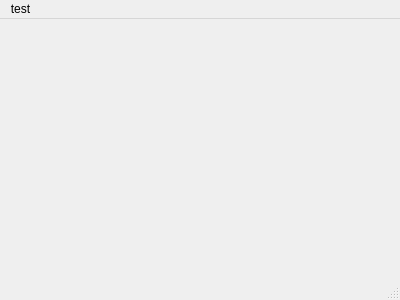
<?xml version="1.0" encoding="UTF-8"?>
<ui version="4.0">
 <class>View</class>
 <widget class="QMainWindow" name="View">
  <property name="geometry">
   <rect>
    <x>0</x>
    <y>0</y>
    <width>400</width>
    <height>300</height>
   </rect>
  </property>
  <property name="windowTitle">
   <string>MainWindow</string>
  </property>
  <widget class="QWidget" name="centralWidget"/>
  <widget class="QMenuBar" name="menuBar">
   <property name="enabled">
    <bool>true</bool>
   </property>
   <property name="geometry">
    <rect>
     <x>0</x>
     <y>0</y>
     <width>400</width>
     <height>25</height>
    </rect>
   </property>
   <widget class="QMenu" name="menuTest">
    <property name="title">
     <string>test</string>
    </property>
   </widget>
   <addaction name="menuTest"/>
  </widget>
  <widget class="QStatusBar" name="statusBar"/>
 </widget>
 <layoutdefault spacing="6" margin="11"/>
 <resources/>
 <connections/>
</ui>
